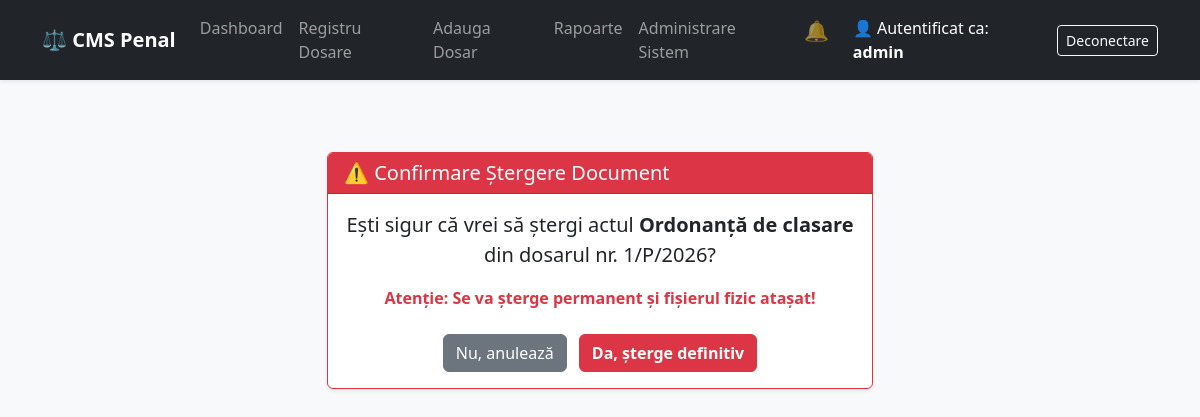
Before: /cases/document/2/sterge/ (signed in) with the older database file.
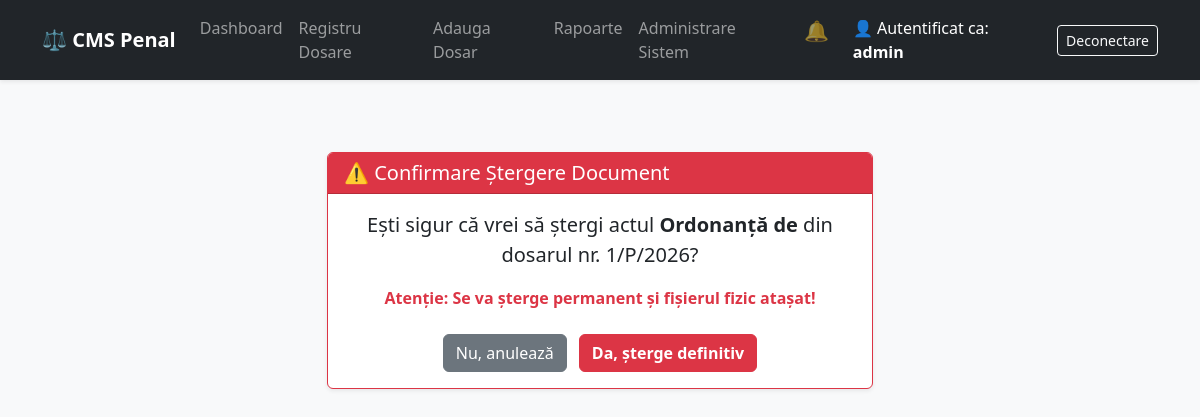
After: the same page with the newer database file.
### documents/models.py (models this page shows, shortened)
class ActUrmarire(models.Model):
    class TipDocument(models.TextChoices):
        ORDONANTA = 'ORDONANTA', 'Ordonanță'
        REFERAT = 'REFERAT', 'Referat'
        DECLARATIE = 'DECLARATIE', 'Declarație'
        PROCES_VERBAL = 'PROCES_VERBAL', 'Proces-Verbal'
        ALTUL = 'ALTUL', 'Alt tip de act'
    titlu = models.CharField(
        max_length=255,
        blank=True,
        null=True,
        help_text="Lăsați gol dacă titlul coincide cu tipul documentului"
    )
    data_documentului = models.DateField(
        default=timezone.now,
        verbose_name="Data emiterii documentului",
        help_text="Data scrisă pe actul fizic"
    )
    data_inregistrarii = models.DateField(
        default=timezone.now,
        verbose_name="Data înregistrării",
        help_text="Data la care a primit număr de intrare/înregistrare"
    )
    tip = models.CharField(max_length=50, choices=TipDocument.choices, default=TipDocument.ORDONANTA)
    dosar = models.ForeignKey(Dosar, on_delete=models.CASCADE, related_name='documente')
    autor = models.ForeignKey(settings.AUTH_USER_MODEL, on_delete=models.SET_NULL, null=True)
    fisier = models.FileField(upload_to='acte_penale/%Y/%m/')
    data_incarcarii = models.DateTimeField(auto_now_add=True)
    descriere_scurta = models.TextField(blank=True, null=True, help_text="Rezumatul actului (opțional)")
    class Meta:
        verbose_name = "Act de Urmărire Penală"
        verbose_name_plural = "Acte de Urmărire Penală"
        ordering = ['-data_incarcarii']
    def are_drepturi_editare(self, utilizator):
        if self.autor == utilizator:
            return True
        echipa = [self.dosar.ofiter_caz, self.dosar.procuror_caz, self.dosar.grefier_caz]
        if utilizator in echipa:
            return True
        return False

### cases/models.py (models this page shows, shortened)
class Dosar(models.Model):
    class Stadiu(models.TextChoices):
        POLITIE = 'POLITIE', 'În lucru la Poliție'
        PROCUROR = 'PROCUROR', 'În lucru la Procuror'
        SOLUTIONAT = 'SOLUTIONAT', 'Soluționat'
    class Solutie(models.TextChoices):
        TRIMITERE = 'TRIMITERE', 'Trimitere în judecată'
        CLASARE = 'CLASARE', 'Clasare'
        RENUNTARE = 'RENUNTARE', 'Renunțare la urmărirea penală'
        DECLINARE = 'DECLINARE', 'Declinare'
        SUSPENDARE = 'SUSPENDARE', 'Suspendare'
        TRECERE = 'TRECERE', 'Trecere la alt organ'
    numar_unic = models.CharField(max_length=50, unique=True, help_text="Ex: 123/P/2026")
    data_inregistrarii = models.DateField(
        default=timezone.now,
        verbose_name="Data Înregistrării"
    )
    infractiune_cercetata = models.TextField(
        blank=True,
        null=True,
        verbose_name="Situația de Fapt (Rezumat)",
        help_text="Descrierea faptei pe scurt (opțional)"
    )
    ofiter_caz = models.ForeignKey(
        settings.AUTH_USER_MODEL,
        on_delete=models.SET_NULL,
        null=True,
        blank=True,
        related_name='dosare_instrumentate'
    )
    procuror_caz = models.ForeignKey(
        settings.AUTH_USER_MODEL,
        on_delete=models.SET_NULL,
        null=True,
        blank=True,
        related_name='dosare_supravegheate'
    )
    grefier_caz = models.ForeignKey(
        settings.AUTH_USER_MODEL,
        on_delete=models.SET_NULL,
        null=True,
        blank=True,
        related_name='dosare_gestionate'
    )
    class Meta:
        verbose_name = "Dosar Penal"
        verbose_name_plural = "Dosare Penale"
        ordering = ['-data_inregistrarii'] # Sortează descrescător după dată
    history = HistoricalRecords(verbose_name="Istoric Dosar") # <--- PĂSTREAZĂ ISTORICUL DOSARULUI

### cases/views.py (the view)
# urls.py: path('document/<int:pk>/sterge/', views.stergere_document, name='stergere_document'),
@login_required
def stergere_document(request, pk):
    document = get_object_or_404(ActUrmarire, pk=pk)
    dosar_id = document.dosar.pk
    if not document.are_drepturi_editare(request.user):
        raise PermissionDenied("Nu ai permisiunea de a edita acest dosar.")
    if request.method == 'POST':
        if document.fisier:
            document.fisier.delete(save=False)
        document.delete() # Șterge înregistrarea din tabel
        return redirect('cases:detalii_dosar', pk=dosar_id)
    context = {'document': document}
    return render(request, 'cases/stergere_document.html', context)

### cases/context_processors.py (called while the page is built)
def notificari_globale(request):
    if request.user.is_authenticated:
        necitite = Notificare.objects.filter(utilizator=request.user, citita=False)
        return {
            'notificari_necitite': necitite,
            'nr_notificari': necitite.count()
        }
    return {'notificari_necitite': [], 'nr_notificari': 0}

### cases/templates/cases/stergere_document.html (shortened to what this page needs)
{% extends 'base.html' %}
{% block content %}
<div class="row justify-content-center">
    <div class="col-md-6">
        <div class="card shadow-sm mt-5 border-danger">
            <div class="card-header bg-danger text-white">
                <h5 class="mb-0">⚠️ Confirmare Ștergere Document</h5>
            </div>
            <div class="card-body text-center">
                <p class="fs-5">Ești sigur că vrei să ștergi actul <strong>{{ document.titlu }}</strong> din dosarul nr. {{ document.dosar.numar_unic }}?</p>
                <p class="text-danger fw-bold">Atenție: Se va șterge permanent și fișierul fizic atașat!</p>
                <form method="POST" class="mt-4">
                    <a href="{% url 'cases:detalii_dosar' document.dosar.pk %}" class="btn btn-secondary me-2">Nu, anulează</a>
                    <button type="submit" class="btn btn-danger fw-bold">Da, șterge definitiv</button>
                </form>
            </div>
        </div>
    </div>
</div>
{% endblock %}

Changed rows visible on the page:
changed ActUrmarire: titlu "Ordonanță de clasare" → "Ordonanță de"
